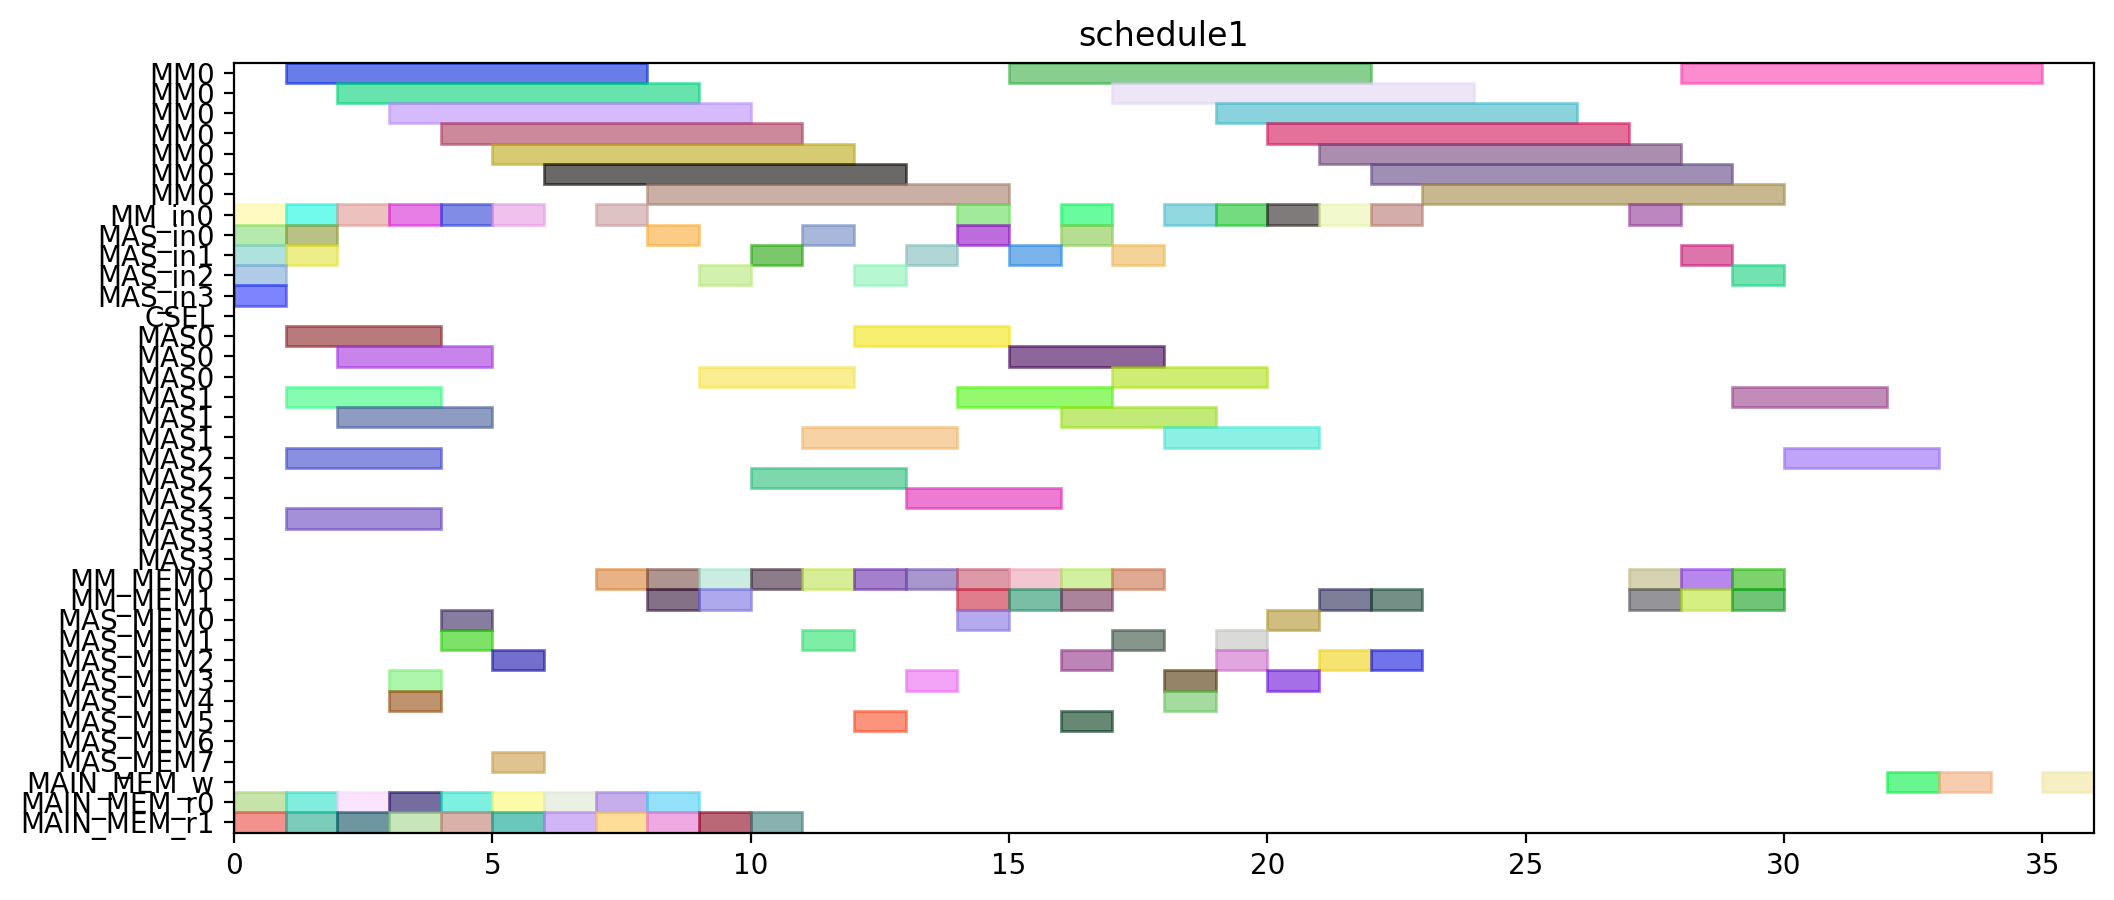

The script that drew this image:
from pyschedule import Scenario, solvers, plotters, alt


def solve():
	horizon = 118
	S = Scenario("schedule1", horizon=horizon)

	# resource
	MM = S.Resources('MM', num=1, size=7)
	MM_in = S.Resources('MM_in', num=1)
	MAS_in = S.Resources('MAS_in', num=4)
	CSEL = S.Resource('CSEL')
	MAS = S.Resources('MAS', num=4, size=3, periods=range(1, horizon))
	MM_MEM = S.Resources('MM_MEM', num=2)
	MAS_MEM = S.Resources('MAS_MEM', num=8)
	MAIN_MEM_w = S.Resource('MAIN_MEM_w', size=1)
	MAIN_MEM_r = S.Resources('MAIN_MEM_r', num=2)

	# result of previous scheduling
	t13_in = S.Task('t13_in', length=1, delay_cost=1)
	S += t13_in >= 0
	t13_in += MAS_in[2]

	t13_mem0 = S.Task('t13_mem0', length=1, delay_cost=1)
	S += t13_mem0 >= 0
	t13_mem0 += MAIN_MEM_r[0]

	t13_mem1 = S.Task('t13_mem1', length=1, delay_cost=1)
	S += t13_mem1 >= 0
	t13_mem1 += MAIN_MEM_r[1]

	t14_in = S.Task('t14_in', length=1, delay_cost=1)
	S += t14_in >= 0
	t14_in += MAS_in[1]

	t2_in = S.Task('t2_in', length=1, delay_cost=1)
	S += t2_in >= 0
	t2_in += MM_in[0]

	t3_in = S.Task('t3_in', length=1, delay_cost=1)
	S += t3_in >= 0
	t3_in += MAS_in[0]

	t9_in = S.Task('t9_in', length=1, delay_cost=1)
	S += t9_in >= 0
	t9_in += MAS_in[3]

	t0_in = S.Task('t0_in', length=1, delay_cost=1)
	S += t0_in >= 1
	t0_in += MM_in[0]

	t13 = S.Task('t13', length=3, delay_cost=1)
	S += t13 >= 1
	t13 += MAS[2]

	t14 = S.Task('t14', length=3, delay_cost=1)
	S += t14 >= 1
	t14 += MAS[1]

	t1_mem0 = S.Task('t1_mem0', length=1, delay_cost=1)
	S += t1_mem0 >= 1
	t1_mem0 += MAIN_MEM_r[0]

	t2 = S.Task('t2', length=7, delay_cost=1)
	S += t2 >= 1
	t2 += MM[0]

	t3 = S.Task('t3', length=3, delay_cost=1)
	S += t3 >= 1
	t3 += MAS[0]

	t4_in = S.Task('t4_in', length=1, delay_cost=1)
	S += t4_in >= 1
	t4_in += MAS_in[0]

	t8_in = S.Task('t8_in', length=1, delay_cost=1)
	S += t8_in >= 1
	t8_in += MAS_in[1]

	t9 = S.Task('t9', length=3, delay_cost=1)
	S += t9 >= 1
	t9 += MAS[3]

	t9_mem1 = S.Task('t9_mem1', length=1, delay_cost=1)
	S += t9_mem1 >= 1
	t9_mem1 += MAIN_MEM_r[1]

	t0 = S.Task('t0', length=7, delay_cost=1)
	S += t0 >= 2
	t0 += MM[0]

	t1_in = S.Task('t1_in', length=1, delay_cost=1)
	S += t1_in >= 2
	t1_in += MM_in[0]

	t3_mem0 = S.Task('t3_mem0', length=1, delay_cost=1)
	S += t3_mem0 >= 2
	t3_mem0 += MAIN_MEM_r[0]

	t3_mem1 = S.Task('t3_mem1', length=1, delay_cost=1)
	S += t3_mem1 >= 2
	t3_mem1 += MAIN_MEM_r[1]

	t4 = S.Task('t4', length=3, delay_cost=1)
	S += t4 >= 2
	t4 += MAS[0]

	t8 = S.Task('t8', length=3, delay_cost=1)
	S += t8 >= 2
	t8 += MAS[1]

	t1 = S.Task('t1', length=7, delay_cost=1)
	S += t1 >= 3
	t1 += MM[0]

	t14_mem0 = S.Task('t14_mem0', length=1, delay_cost=1)
	S += t14_mem0 >= 3
	t14_mem0 += MAIN_MEM_r[0]

	t15_in = S.Task('t15_in', length=1, delay_cost=1)
	S += t15_in >= 3
	t15_in += MM_in[0]

	t15_mem0 = S.Task('t15_mem0', length=1, delay_cost=1)
	S += t15_mem0 >= 3
	t15_mem0 += MAS_MEM[4]

	t15_mem1 = S.Task('t15_mem1', length=1, delay_cost=1)
	S += t15_mem1 >= 3
	t15_mem1 += MAS_MEM[3]

	t23_mem1 = S.Task('t23_mem1', length=1, delay_cost=1)
	S += t23_mem1 >= 3
	t23_mem1 += MAIN_MEM_r[1]

	t15 = S.Task('t15', length=7, delay_cost=1)
	S += t15 >= 4
	t15 += MM[0]

	t1_mem1 = S.Task('t1_mem1', length=1, delay_cost=1)
	S += t1_mem1 >= 4
	t1_mem1 += MAIN_MEM_r[1]

	t5_in = S.Task('t5_in', length=1, delay_cost=1)
	S += t5_in >= 4
	t5_in += MM_in[0]

	t5_mem0 = S.Task('t5_mem0', length=1, delay_cost=1)
	S += t5_mem0 >= 4
	t5_mem0 += MAS_MEM[0]

	t5_mem1 = S.Task('t5_mem1', length=1, delay_cost=1)
	S += t5_mem1 >= 4
	t5_mem1 += MAS_MEM[1]

	t9_mem0 = S.Task('t9_mem0', length=1, delay_cost=1)
	S += t9_mem0 >= 4
	t9_mem0 += MAIN_MEM_r[0]

	t10_in = S.Task('t10_in', length=1, delay_cost=1)
	S += t10_in >= 5
	t10_in += MM_in[0]

	t10_mem0 = S.Task('t10_mem0', length=1, delay_cost=1)
	S += t10_mem0 >= 5
	t10_mem0 += MAS_MEM[2]

	t10_mem1 = S.Task('t10_mem1', length=1, delay_cost=1)
	S += t10_mem1 >= 5
	t10_mem1 += MAS_MEM[7]

	t2_mem1 = S.Task('t2_mem1', length=1, delay_cost=1)
	S += t2_mem1 >= 5
	t2_mem1 += MAIN_MEM_r[1]

	t5 = S.Task('t5', length=7, delay_cost=1)
	S += t5 >= 5
	t5 += MM[0]

	t8_mem0 = S.Task('t8_mem0', length=1, delay_cost=1)
	S += t8_mem0 >= 5
	t8_mem0 += MAIN_MEM_r[0]

	t10 = S.Task('t10', length=7, delay_cost=1)
	S += t10 >= 6
	t10 += MM[0]

	t20_mem1 = S.Task('t20_mem1', length=1, delay_cost=1)
	S += t20_mem1 >= 6
	t20_mem1 += MAIN_MEM_r[1]

	t2_mem0 = S.Task('t2_mem0', length=1, delay_cost=1)
	S += t2_mem0 >= 6
	t2_mem0 += MAIN_MEM_r[0]

	t0_mem0 = S.Task('t0_mem0', length=1, delay_cost=1)
	S += t0_mem0 >= 7
	t0_mem0 += MAIN_MEM_r[0]

	t20_in = S.Task('t20_in', length=1, delay_cost=1)
	S += t20_in >= 7
	t20_in += MM_in[0]

	t20_mem0 = S.Task('t20_mem0', length=1, delay_cost=1)
	S += t20_mem0 >= 7
	t20_mem0 += MM_MEM[0]

	t8_mem1 = S.Task('t8_mem1', length=1, delay_cost=1)
	S += t8_mem1 >= 7
	t8_mem1 += MAIN_MEM_r[1]

	t16_in = S.Task('t16_in', length=1, delay_cost=1)
	S += t16_in >= 8
	t16_in += MAS_in[0]

	t16_mem0 = S.Task('t16_mem0', length=1, delay_cost=1)
	S += t16_mem0 >= 8
	t16_mem0 += MM_MEM[0]

	t16_mem1 = S.Task('t16_mem1', length=1, delay_cost=1)
	S += t16_mem1 >= 8
	t16_mem1 += MM_MEM[1]

	t20 = S.Task('t20', length=7, delay_cost=1)
	S += t20 >= 8
	t20 += MM[0]

	t4_mem0 = S.Task('t4_mem0', length=1, delay_cost=1)
	S += t4_mem0 >= 8
	t4_mem0 += MAIN_MEM_r[0]

	t4_mem1 = S.Task('t4_mem1', length=1, delay_cost=1)
	S += t4_mem1 >= 8
	t4_mem1 += MAIN_MEM_r[1]

	t14_mem1 = S.Task('t14_mem1', length=1, delay_cost=1)
	S += t14_mem1 >= 9
	t14_mem1 += MAIN_MEM_r[1]

	t16 = S.Task('t16', length=3, delay_cost=1)
	S += t16 >= 9
	t16 += MAS[0]

	t6_in = S.Task('t6_in', length=1, delay_cost=1)
	S += t6_in >= 9
	t6_in += MAS_in[2]

	t6_mem0 = S.Task('t6_mem0', length=1, delay_cost=1)
	S += t6_mem0 >= 9
	t6_mem0 += MM_MEM[0]

	t6_mem1 = S.Task('t6_mem1', length=1, delay_cost=1)
	S += t6_mem1 >= 9
	t6_mem1 += MM_MEM[1]

	t0_mem1 = S.Task('t0_mem1', length=1, delay_cost=1)
	S += t0_mem1 >= 10
	t0_mem1 += MAIN_MEM_r[1]

	t18_in = S.Task('t18_in', length=1, delay_cost=1)
	S += t18_in >= 10
	t18_in += MAS_in[1]

	t18_mem0 = S.Task('t18_mem0', length=1, delay_cost=1)
	S += t18_mem0 >= 10
	t18_mem0 += MM_MEM[0]

	t6 = S.Task('t6', length=3, delay_cost=1)
	S += t6 >= 10
	t6 += MAS[2]

	t17_in = S.Task('t17_in', length=1, delay_cost=1)
	S += t17_in >= 11
	t17_in += MAS_in[0]

	t17_mem0 = S.Task('t17_mem0', length=1, delay_cost=1)
	S += t17_mem0 >= 11
	t17_mem0 += MM_MEM[0]

	t17_mem1 = S.Task('t17_mem1', length=1, delay_cost=1)
	S += t17_mem1 >= 11
	t17_mem1 += MAS_MEM[1]

	t18 = S.Task('t18', length=3, delay_cost=1)
	S += t18 >= 11
	t18 += MAS[1]

	t17 = S.Task('t17', length=3, delay_cost=1)
	S += t17 >= 12
	t17 += MAS[0]

	t7_in = S.Task('t7_in', length=1, delay_cost=1)
	S += t7_in >= 12
	t7_in += MAS_in[2]

	t7_mem0 = S.Task('t7_mem0', length=1, delay_cost=1)
	S += t7_mem0 >= 12
	t7_mem0 += MM_MEM[0]

	t7_mem1 = S.Task('t7_mem1', length=1, delay_cost=1)
	S += t7_mem1 >= 12
	t7_mem1 += MAS_MEM[5]

	t19_in = S.Task('t19_in', length=1, delay_cost=1)
	S += t19_in >= 13
	t19_in += MAS_in[1]

	t19_mem0 = S.Task('t19_mem0', length=1, delay_cost=1)
	S += t19_mem0 >= 13
	t19_mem0 += MM_MEM[0]

	t19_mem1 = S.Task('t19_mem1', length=1, delay_cost=1)
	S += t19_mem1 >= 13
	t19_mem1 += MAS_MEM[3]

	t7 = S.Task('t7', length=3, delay_cost=1)
	S += t7 >= 13
	t7 += MAS[2]

	t11_in = S.Task('t11_in', length=1, delay_cost=1)
	S += t11_in >= 14
	t11_in += MAS_in[0]

	t11_mem0 = S.Task('t11_mem0', length=1, delay_cost=1)
	S += t11_mem0 >= 14
	t11_mem0 += MM_MEM[0]

	t11_mem1 = S.Task('t11_mem1', length=1, delay_cost=1)
	S += t11_mem1 >= 14
	t11_mem1 += MM_MEM[1]

	t19 = S.Task('t19', length=3, delay_cost=1)
	S += t19 >= 14
	t19 += MAS[1]

	t23_in = S.Task('t23_in', length=1, delay_cost=1)
	S += t23_in >= 14
	t23_in += MM_in[0]

	t23_mem0 = S.Task('t23_mem0', length=1, delay_cost=1)
	S += t23_mem0 >= 14
	t23_mem0 += MAS_MEM[0]

	t11 = S.Task('t11', length=3, delay_cost=1)
	S += t11 >= 15
	t11 += MAS[0]

	t22_in = S.Task('t22_in', length=1, delay_cost=1)
	S += t22_in >= 15
	t22_in += MAS_in[1]

	t22_mem0 = S.Task('t22_mem0', length=1, delay_cost=1)
	S += t22_mem0 >= 15
	t22_mem0 += MM_MEM[0]

	t22_mem1 = S.Task('t22_mem1', length=1, delay_cost=1)
	S += t22_mem1 >= 15
	t22_mem1 += MM_MEM[1]

	t23 = S.Task('t23', length=7, delay_cost=1)
	S += t23 >= 15
	t23 += MM[0]

	t21_in = S.Task('t21_in', length=1, delay_cost=1)
	S += t21_in >= 16
	t21_in += MAS_in[0]

	t21_mem0 = S.Task('t21_mem0', length=1, delay_cost=1)
	S += t21_mem0 >= 16
	t21_mem0 += MM_MEM[0]

	t21_mem1 = S.Task('t21_mem1', length=1, delay_cost=1)
	S += t21_mem1 >= 16
	t21_mem1 += MM_MEM[1]

	t22 = S.Task('t22', length=3, delay_cost=1)
	S += t22 >= 16
	t22 += MAS[1]

	t28_in = S.Task('t28_in', length=1, delay_cost=1)
	S += t28_in >= 16
	t28_in += MM_in[0]

	t28_mem0 = S.Task('t28_mem0', length=1, delay_cost=1)
	S += t28_mem0 >= 16
	t28_mem0 += MAS_MEM[2]

	t28_mem1 = S.Task('t28_mem1', length=1, delay_cost=1)
	S += t28_mem1 >= 16
	t28_mem1 += MAS_MEM[5]

	t12_in = S.Task('t12_in', length=1, delay_cost=1)
	S += t12_in >= 17
	t12_in += MAS_in[1]

	t12_mem0 = S.Task('t12_mem0', length=1, delay_cost=1)
	S += t12_mem0 >= 17
	t12_mem0 += MM_MEM[0]

	t12_mem1 = S.Task('t12_mem1', length=1, delay_cost=1)
	S += t12_mem1 >= 17
	t12_mem1 += MAS_MEM[1]

	t21 = S.Task('t21', length=3, delay_cost=1)
	S += t21 >= 17
	t21 += MAS[0]

	t28 = S.Task('t28', length=7, delay_cost=1)
	S += t28 >= 17
	t28 += MM[0]

	t12 = S.Task('t12', length=3, delay_cost=1)
	S += t12 >= 18
	t12 += MAS[1]

	t25_in = S.Task('t25_in', length=1, delay_cost=1)
	S += t25_in >= 18
	t25_in += MM_in[0]

	t25_mem0 = S.Task('t25_mem0', length=1, delay_cost=1)
	S += t25_mem0 >= 18
	t25_mem0 += MAS_MEM[4]

	t25_mem1 = S.Task('t25_mem1', length=1, delay_cost=1)
	S += t25_mem1 >= 18
	t25_mem1 += MAS_MEM[3]

	t25 = S.Task('t25', length=7, delay_cost=1)
	S += t25 >= 19
	t25 += MM[0]

	t27_in = S.Task('t27_in', length=1, delay_cost=1)
	S += t27_in >= 19
	t27_in += MM_in[0]

	t27_mem0 = S.Task('t27_mem0', length=1, delay_cost=1)
	S += t27_mem0 >= 19
	t27_mem0 += MAS_MEM[2]

	t27_mem1 = S.Task('t27_mem1', length=1, delay_cost=1)
	S += t27_mem1 >= 19
	t27_mem1 += MAS_MEM[1]

	t27 = S.Task('t27', length=7, delay_cost=1)
	S += t27 >= 20
	t27 += MM[0]

	t29_in = S.Task('t29_in', length=1, delay_cost=1)
	S += t29_in >= 20
	t29_in += MM_in[0]

	t29_mem0 = S.Task('t29_mem0', length=1, delay_cost=1)
	S += t29_mem0 >= 20
	t29_mem0 += MAS_MEM[0]

	t29_mem1 = S.Task('t29_mem1', length=1, delay_cost=1)
	S += t29_mem1 >= 20
	t29_mem1 += MAS_MEM[3]

	t29 = S.Task('t29', length=7, delay_cost=1)
	S += t29 >= 21
	t29 += MM[0]


	# new tasks
	t24 = S.Task('t24', length=7, delay_cost=1)
	t24 += alt(MM)
	t24_in = S.Task('t24_in', length=1, delay_cost=1)
	t24_in += alt(MM_in)
	S += t24_in*MM_in[0]<=t24*MM[0]

	t24_mem0 = S.Task('t24_mem0', length=1, delay_cost=1)
	t24_mem0 += MAS_MEM[2]
	S += 20 < t24_mem0
	S += t24_mem0 <= t24

	t24_mem1 = S.Task('t24_mem1', length=1, delay_cost=1)
	t24_mem1 += MM_MEM[1]
	S += 21 < t24_mem1
	S += t24_mem1 <= t24

	t26 = S.Task('t26', length=7, delay_cost=1)
	t26 += alt(MM)
	t26_in = S.Task('t26_in', length=1, delay_cost=1)
	t26_in += alt(MM_in)
	S += t26_in*MM_in[0]<=t26*MM[0]

	t26_mem0 = S.Task('t26_mem0', length=1, delay_cost=1)
	t26_mem0 += MAS_MEM[2]
	S += 16 < t26_mem0
	S += t26_mem0 <= t26

	t26_mem1 = S.Task('t26_mem1', length=1, delay_cost=1)
	t26_mem1 += MM_MEM[1]
	S += 21 < t26_mem1
	S += t26_mem1 <= t26

	PZ_new = S.Task('PZ_new', length=7, delay_cost=1)
	PZ_new += alt(MM)
	PZ_new_in = S.Task('PZ_new_in', length=1, delay_cost=1)
	PZ_new_in += alt(MM_in)
	S += PZ_new_in*MM_in[0]<=PZ_new*MM[0]

	S += 0<PZ_new

	PZ_new_w = S.Task('PZ_new_w', length=1, delay_cost=1)
	PZ_new_w += alt(MAIN_MEM_w)
	S += PZ_new <= PZ_new_w

	PZ_new_mem0 = S.Task('PZ_new_mem0', length=1, delay_cost=1)
	PZ_new_mem0 += MM_MEM[0]
	S += 27 < PZ_new_mem0
	S += PZ_new_mem0 <= PZ_new

	PZ_new_mem1 = S.Task('PZ_new_mem1', length=1, delay_cost=1)
	PZ_new_mem1 += MM_MEM[1]
	S += 23 < PZ_new_mem1
	S += PZ_new_mem1 <= PZ_new

	PX_new = S.Task('PX_new', length=3, delay_cost=1)
	PX_new += alt(MAS)
	PX_new_in = S.Task('PX_new_in', length=1, delay_cost=1)
	PX_new_in += alt(MAS_in)
	S += PX_new_in*MAS_in[0]<=PX_new*MAS[0]

	S += PX_new_in*MAS_in[1]<=PX_new*MAS[1]

	S += PX_new_in*MAS_in[2]<=PX_new*MAS[2]

	S += PX_new_in*MAS_in[3]<=PX_new*MAS[3]

	S += 0<PX_new

	PX_new_w = S.Task('PX_new_w', length=1, delay_cost=1)
	PX_new_w += alt(MAIN_MEM_w)
	S += PX_new <= PX_new_w

	PX_new_mem0 = S.Task('PX_new_mem0', length=1, delay_cost=1)
	PX_new_mem0 += MM_MEM[0]
	S += 25 < PX_new_mem0
	S += PX_new_mem0 <= PX_new

	PX_new_mem1 = S.Task('PX_new_mem1', length=1, delay_cost=1)
	PX_new_mem1 += alt(MM_MEM)
	S += (t24*MM[0])-1 < PX_new_mem1*MM_MEM[1]
	S += PX_new_mem1 <= PX_new

	PY_new = S.Task('PY_new', length=3, delay_cost=1)
	PY_new += alt(MAS)
	PY_new_in = S.Task('PY_new_in', length=1, delay_cost=1)
	PY_new_in += alt(MAS_in)
	S += PY_new_in*MAS_in[0]<=PY_new*MAS[0]

	S += PY_new_in*MAS_in[1]<=PY_new*MAS[1]

	S += PY_new_in*MAS_in[2]<=PY_new*MAS[2]

	S += PY_new_in*MAS_in[3]<=PY_new*MAS[3]

	S += 0<PY_new

	PY_new_w = S.Task('PY_new_w', length=1, delay_cost=1)
	PY_new_w += alt(MAIN_MEM_w)
	S += PY_new <= PY_new_w

	PY_new_mem0 = S.Task('PY_new_mem0', length=1, delay_cost=1)
	PY_new_mem0 += MM_MEM[0]
	S += 26 < PY_new_mem0
	S += PY_new_mem0 <= PY_new

	PY_new_mem1 = S.Task('PY_new_mem1', length=1, delay_cost=1)
	PY_new_mem1 += alt(MM_MEM)
	S += (t26*MM[0])-1 < PY_new_mem1*MM_MEM[1]
	S += PY_new_mem1 <= PY_new

	solvers.mip.solve(S,msg=1,kind='CPLEX',ratio_gap=1.01)

	solution = [['hoge']*len(S.solution()[1]) for i in range(len(S.solution()))]
	for i in range(len(S.solution())):
		for j in range(len(S.solution()[i])):
			solution[i][j]=str(S.solution()[i][j])
	print(solution)

	cycles = int(solution[-1][3])

	pic_file_name = "/home/mfukuda/ABE/multiRAM_multiMAS_16mux/scheduling_result/stage7MM1_stage3MAS4/EP_ADD_A_0/schedule1.png"
	if(S.solution() != []):
		plotters.matplotlib.plot(S,img_filename=pic_file_name, show_task_labels=False, fig_size=(cycles*0.25+3, 5))

	return solution
